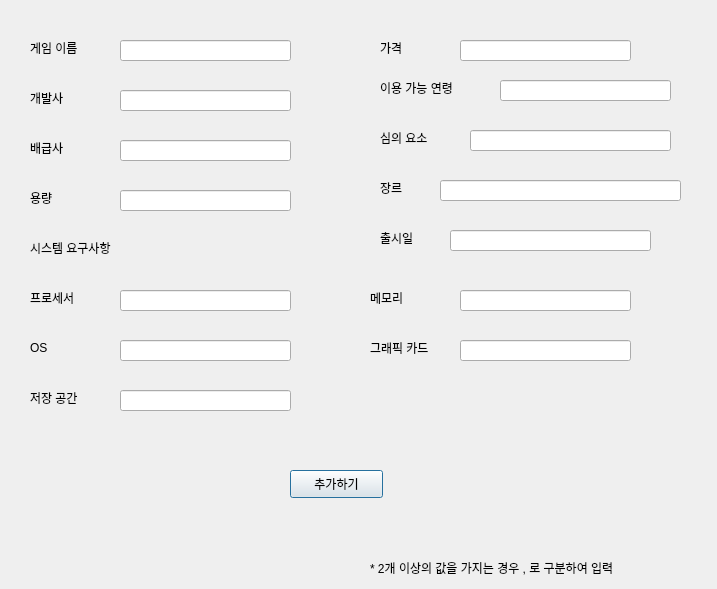
<?xml version="1.0" encoding="UTF-8"?>
<ui version="4.0">
 <class>Dialog</class>
 <widget class="QDialog" name="Dialog">
  <property name="geometry">
   <rect>
    <x>0</x>
    <y>0</y>
    <width>717</width>
    <height>589</height>
   </rect>
  </property>
  <property name="windowTitle">
   <string>Dialog</string>
  </property>
  <widget class="QLabel" name="label">
   <property name="geometry">
    <rect>
     <x>30</x>
     <y>40</y>
     <width>64</width>
     <height>15</height>
    </rect>
   </property>
   <property name="text">
    <string>게임 이름</string>
   </property>
  </widget>
  <widget class="QLabel" name="label_2">
   <property name="geometry">
    <rect>
     <x>30</x>
     <y>90</y>
     <width>64</width>
     <height>15</height>
    </rect>
   </property>
   <property name="text">
    <string>개발사</string>
   </property>
  </widget>
  <widget class="QLabel" name="label_3">
   <property name="geometry">
    <rect>
     <x>30</x>
     <y>140</y>
     <width>64</width>
     <height>15</height>
    </rect>
   </property>
   <property name="text">
    <string>배급사</string>
   </property>
  </widget>
  <widget class="QLabel" name="label_4">
   <property name="geometry">
    <rect>
     <x>380</x>
     <y>40</y>
     <width>64</width>
     <height>15</height>
    </rect>
   </property>
   <property name="text">
    <string>가격</string>
   </property>
  </widget>
  <widget class="QLabel" name="label_5">
   <property name="geometry">
    <rect>
     <x>380</x>
     <y>80</y>
     <width>121</width>
     <height>16</height>
    </rect>
   </property>
   <property name="text">
    <string>이용 가능 연령</string>
   </property>
  </widget>
  <widget class="QLabel" name="label_6">
   <property name="geometry">
    <rect>
     <x>30</x>
     <y>190</y>
     <width>64</width>
     <height>15</height>
    </rect>
   </property>
   <property name="text">
    <string>용량</string>
   </property>
  </widget>
  <widget class="QLabel" name="label_7">
   <property name="geometry">
    <rect>
     <x>380</x>
     <y>130</y>
     <width>71</width>
     <height>16</height>
    </rect>
   </property>
   <property name="text">
    <string>심의 요소</string>
   </property>
  </widget>
  <widget class="QLabel" name="label_8">
   <property name="geometry">
    <rect>
     <x>30</x>
     <y>240</y>
     <width>181</width>
     <height>16</height>
    </rect>
   </property>
   <property name="text">
    <string>시스템 요구사항</string>
   </property>
  </widget>
  <widget class="QLabel" name="label_9">
   <property name="geometry">
    <rect>
     <x>30</x>
     <y>290</y>
     <width>64</width>
     <height>15</height>
    </rect>
   </property>
   <property name="text">
    <string>프로세서</string>
   </property>
  </widget>
  <widget class="QLabel" name="label_10">
   <property name="geometry">
    <rect>
     <x>370</x>
     <y>290</y>
     <width>64</width>
     <height>15</height>
    </rect>
   </property>
   <property name="text">
    <string>메모리</string>
   </property>
  </widget>
  <widget class="QLabel" name="label_11">
   <property name="geometry">
    <rect>
     <x>30</x>
     <y>340</y>
     <width>64</width>
     <height>15</height>
    </rect>
   </property>
   <property name="text">
    <string>OS</string>
   </property>
  </widget>
  <widget class="QLabel" name="label_12">
   <property name="geometry">
    <rect>
     <x>370</x>
     <y>340</y>
     <width>91</width>
     <height>16</height>
    </rect>
   </property>
   <property name="text">
    <string>그래픽 카드</string>
   </property>
  </widget>
  <widget class="QLabel" name="label_13">
   <property name="geometry">
    <rect>
     <x>30</x>
     <y>390</y>
     <width>91</width>
     <height>16</height>
    </rect>
   </property>
   <property name="text">
    <string>저장 공간</string>
   </property>
  </widget>
  <widget class="QLabel" name="label_14">
   <property name="geometry">
    <rect>
     <x>380</x>
     <y>180</y>
     <width>64</width>
     <height>15</height>
    </rect>
   </property>
   <property name="text">
    <string>장르</string>
   </property>
  </widget>
  <widget class="QLabel" name="label_15">
   <property name="geometry">
    <rect>
     <x>370</x>
     <y>560</y>
     <width>341</width>
     <height>16</height>
    </rect>
   </property>
   <property name="text">
    <string>* 2개 이상의 값을 가지는 경우 , 로 구분하여 입력</string>
   </property>
  </widget>
  <widget class="QLineEdit" name="gnametext">
   <property name="geometry">
    <rect>
     <x>120</x>
     <y>40</y>
     <width>171</width>
     <height>21</height>
    </rect>
   </property>
  </widget>
  <widget class="QLineEdit" name="pricetext">
   <property name="geometry">
    <rect>
     <x>460</x>
     <y>40</y>
     <width>171</width>
     <height>21</height>
    </rect>
   </property>
  </widget>
  <widget class="QLineEdit" name="agetext">
   <property name="geometry">
    <rect>
     <x>500</x>
     <y>80</y>
     <width>171</width>
     <height>21</height>
    </rect>
   </property>
  </widget>
  <widget class="QLineEdit" name="developertext">
   <property name="geometry">
    <rect>
     <x>120</x>
     <y>90</y>
     <width>171</width>
     <height>21</height>
    </rect>
   </property>
  </widget>
  <widget class="QLineEdit" name="distributortext">
   <property name="geometry">
    <rect>
     <x>120</x>
     <y>140</y>
     <width>171</width>
     <height>21</height>
    </rect>
   </property>
  </widget>
  <widget class="QLineEdit" name="sizetext">
   <property name="geometry">
    <rect>
     <x>120</x>
     <y>190</y>
     <width>171</width>
     <height>21</height>
    </rect>
   </property>
  </widget>
  <widget class="QLineEdit" name="considertext">
   <property name="geometry">
    <rect>
     <x>470</x>
     <y>130</y>
     <width>201</width>
     <height>21</height>
    </rect>
   </property>
  </widget>
  <widget class="QLineEdit" name="gernetext">
   <property name="geometry">
    <rect>
     <x>440</x>
     <y>180</y>
     <width>241</width>
     <height>21</height>
    </rect>
   </property>
  </widget>
  <widget class="QLineEdit" name="processortext">
   <property name="geometry">
    <rect>
     <x>120</x>
     <y>290</y>
     <width>171</width>
     <height>21</height>
    </rect>
   </property>
  </widget>
  <widget class="QLineEdit" name="ostext">
   <property name="geometry">
    <rect>
     <x>120</x>
     <y>340</y>
     <width>171</width>
     <height>21</height>
    </rect>
   </property>
  </widget>
  <widget class="QLineEdit" name="memorytext">
   <property name="geometry">
    <rect>
     <x>460</x>
     <y>290</y>
     <width>171</width>
     <height>21</height>
    </rect>
   </property>
  </widget>
  <widget class="QLineEdit" name="graphictext">
   <property name="geometry">
    <rect>
     <x>460</x>
     <y>340</y>
     <width>171</width>
     <height>21</height>
    </rect>
   </property>
  </widget>
  <widget class="QLineEdit" name="storagetext">
   <property name="geometry">
    <rect>
     <x>120</x>
     <y>390</y>
     <width>171</width>
     <height>21</height>
    </rect>
   </property>
  </widget>
  <widget class="QPushButton" name="addbutton">
   <property name="geometry">
    <rect>
     <x>290</x>
     <y>470</y>
     <width>93</width>
     <height>28</height>
    </rect>
   </property>
   <property name="text">
    <string>추가하기</string>
   </property>
  </widget>
  <widget class="QLabel" name="label_16">
   <property name="geometry">
    <rect>
     <x>380</x>
     <y>230</y>
     <width>64</width>
     <height>15</height>
    </rect>
   </property>
   <property name="text">
    <string>출시일</string>
   </property>
  </widget>
  <widget class="QLineEdit" name="datetext">
   <property name="geometry">
    <rect>
     <x>450</x>
     <y>230</y>
     <width>201</width>
     <height>21</height>
    </rect>
   </property>
  </widget>
 </widget>
 <resources/>
 <connections/>
</ui>
